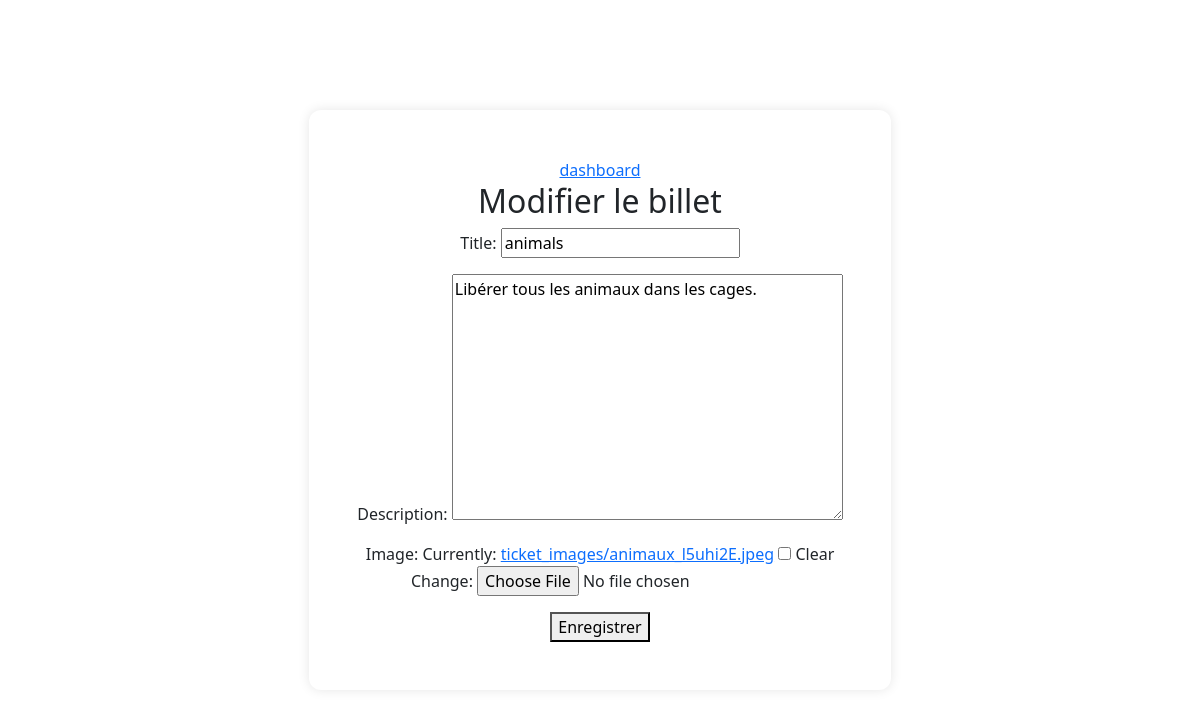
The page /ticket/2/edit/ (signed in) on the database as committed earlier.
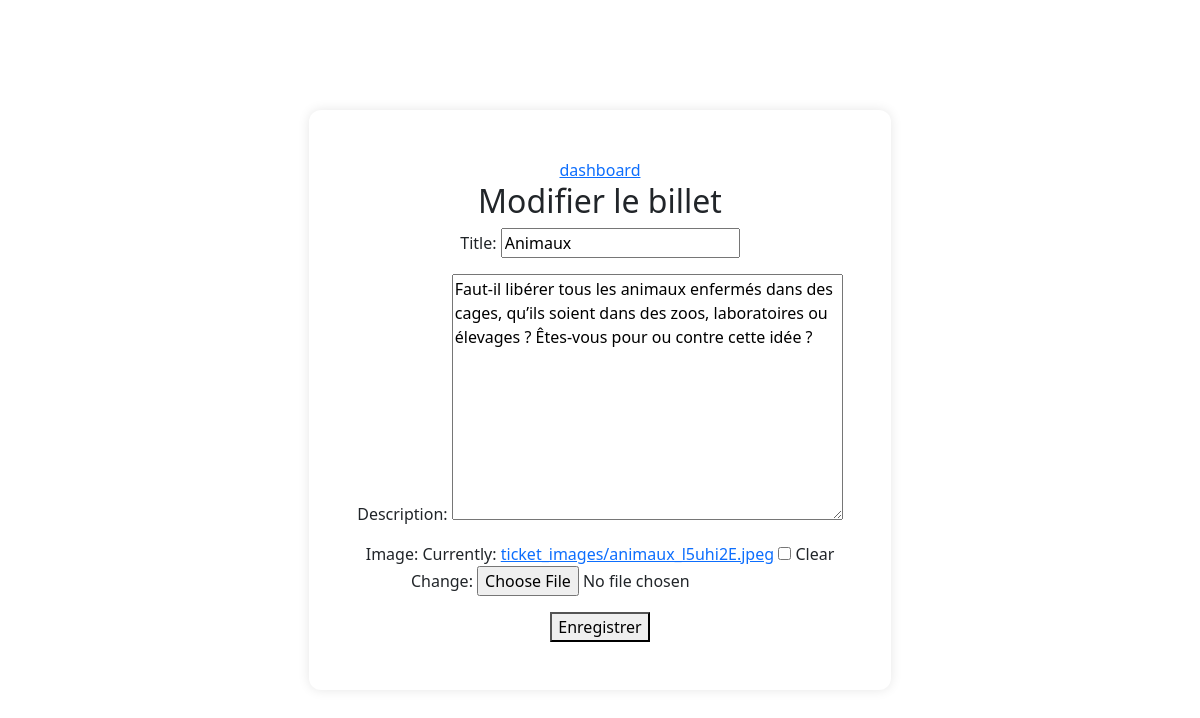
The same page on the database as committed later.
### reviews/models.py (models this page shows, shortened)
class Ticket(models.Model):
    title = models.CharField(max_length=128)
    description = models.TextField(max_length=2048, blank=True)
    user = models.ForeignKey(settings.AUTH_USER_MODEL, on_delete=models.CASCADE)
    image = models.ImageField(null=True, blank=True, upload_to='ticket_images/')
    time_created = models.DateTimeField(auto_now_add=True)

### reviews/views.py (the view)
# urls.py: path('ticket/<int:ticket_id>/edit/', reviews.views.edit_ticket, name='edit_ticket'),
@login_required
def edit_ticket(request, ticket_id):
    ticket = get_object_or_404(Ticket, id=ticket_id, user=request.user)
    if request.method == 'POST':
        form = TicketForm(request.POST, request.FILES, instance=ticket)
        if form.is_valid():
            form.save()
            messages.success(request, "Votre billet a été modifié !")
            return redirect('dashboard')
    else:
        form = TicketForm(instance=ticket)
    return render(request, 'reviews/edit_ticket.html', {'form': form})

### reviews/forms.py
class TicketForm(forms.ModelForm):
    class Meta:
        model = Ticket
        fields = ['title', 'description', 'image']

### reviews/templates/reviews/edit_ticket.html (shortened to what this page needs)
{% extends 'base.html' %}
{% block content %}
<a href="{% url 'dashboard' %}"> dashboard</a>
<h2>Modifier le billet</h2>
<form method="post" enctype="multipart/form-data">
    {{ form.as_p }}
    <button type="submit">Enregistrer</button>
</form>
{% endblock %}

### templates/base.html (shortened to what this page needs)
<!DOCTYPE html>
{% load static %}
<html lang="fr">
<head>
    <link rel="stylesheet" href="{% static 'css/styles.css' %}">
    <link href="https://cdn.jsdelivr.net/npm/bootstrap@5.3.5/dist/css/bootstrap.min.css" rel="stylesheet">
</head>
<body>
    <div class="message-box">
        {% block content %}{% endblock %}
    </div>
</body>
</html>

### static/css/styles.css (style rules this page uses)
body { min-height: 100vh; display: flex; justify-content: center; align-items: center; background: #f8f9fa; font-family: 'Segoe UI', sans-serif; }
.message-box { text-align: center; background-color: #ffffff; padding: 3rem; border-radius: 12px; box-shadow: 0 0 12px rgba(0,0,0,0.1); }

Rows that differ between the two databases and show on the page:
changed Ticket: title "animals" → "Animaux"; description "Libérer tous les animaux dans les cages." → "Faut-il libérer tous les animaux enfermés dans des cages, qu’ils soient dans des zoos, laboratoires ou élevages ? Êtes-vous pour ou contre cette idée ?"
